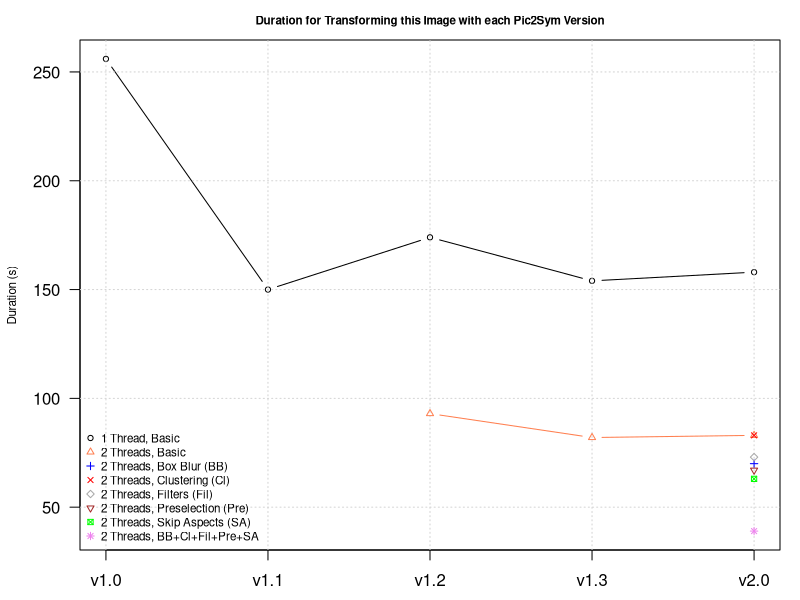
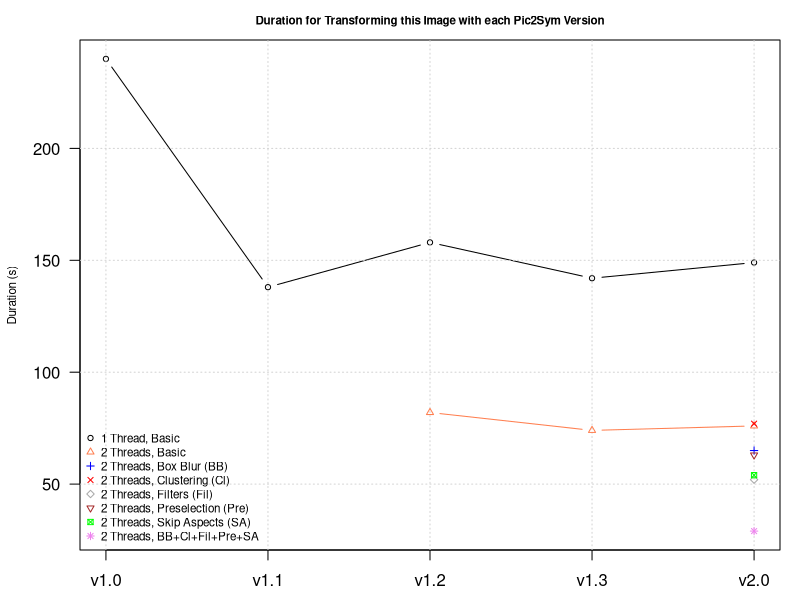
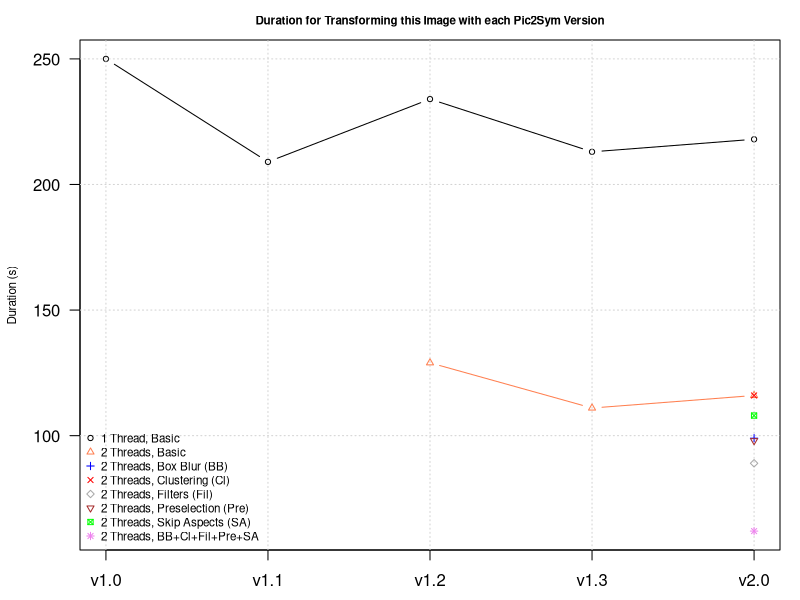
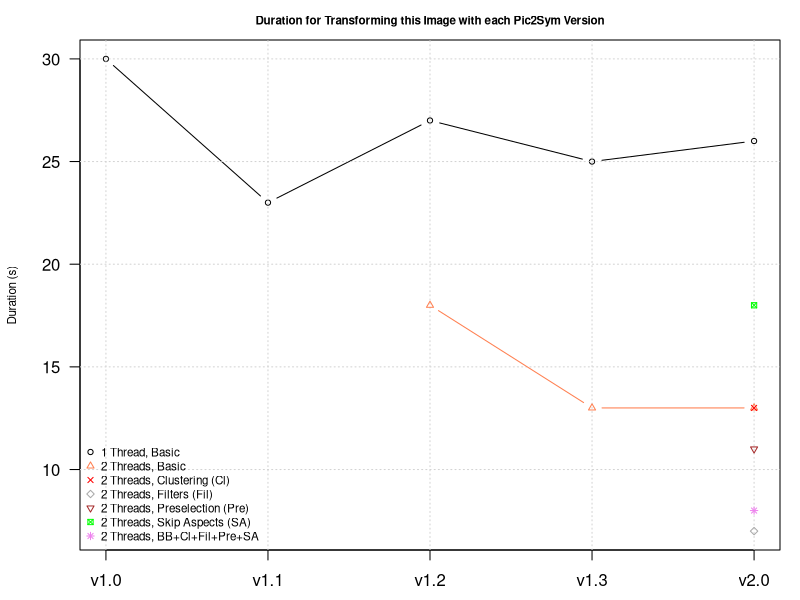
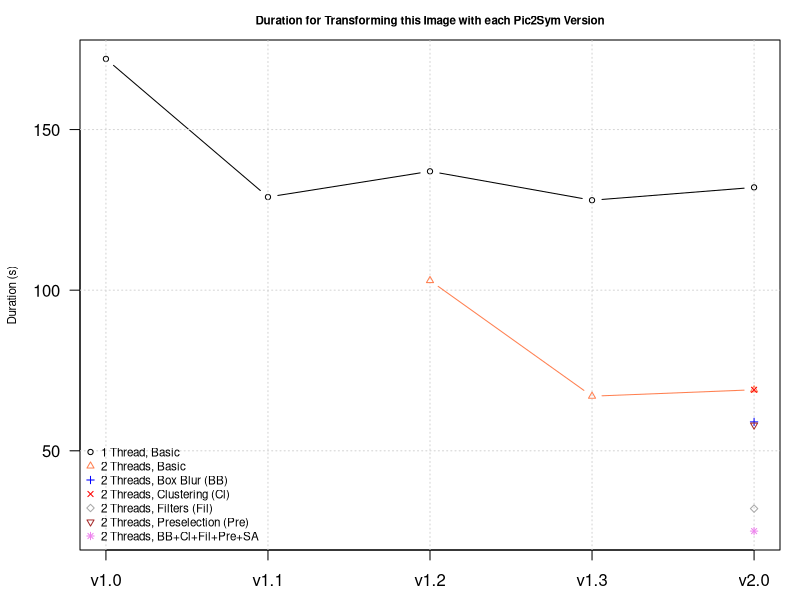
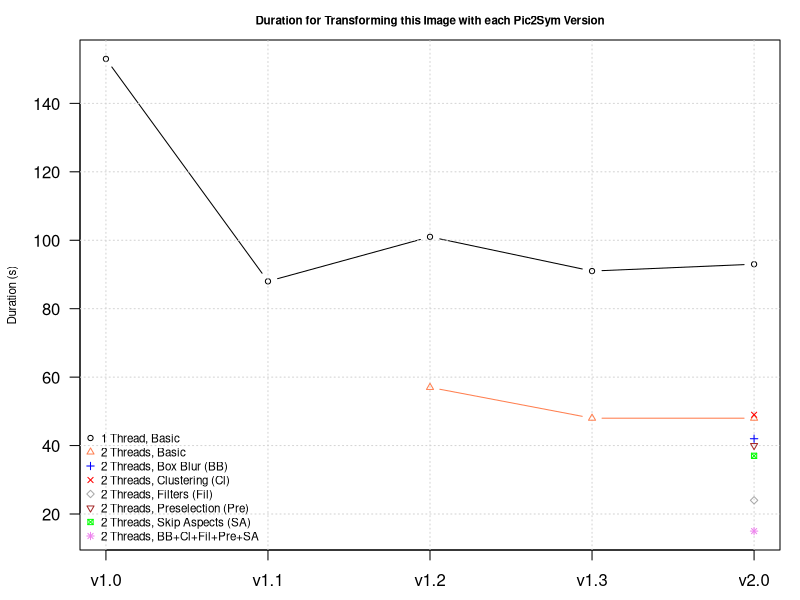
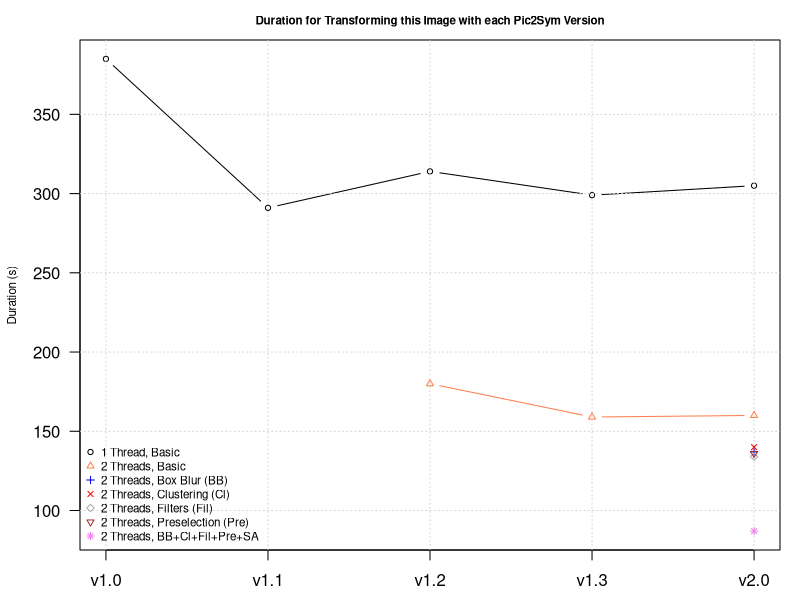
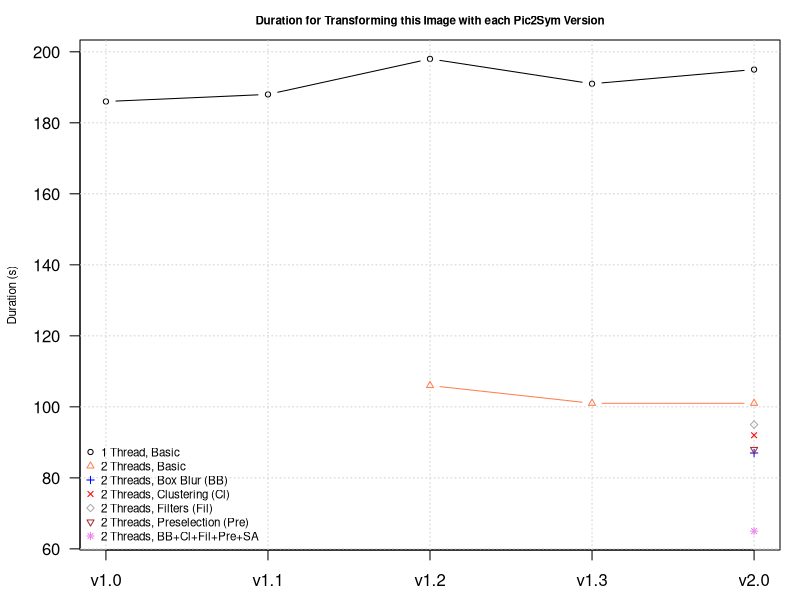

These figures' R source, in order:
## ---- chunk 1
knitr::opts_chunk$set(
    echo=T,
    fig.path='./',       # Save figures to current dir
    fig.keep='last',     # Keep last generated figure built within a chunk
    fig.align='center',  # Center horizontally the figures
    fig.asp=0.5)         # Make figures half-width tall
## ---- chunk 2
versions <- c("v1.0", "v1.1", "v1.2", "v1.3", "v2.0")  # x axis

# Monitored evolution criteria from version to version
criteria <- c("1 Thread, Basic", 
              "2 Threads, Basic",
              "2 Threads, Box Blur (BB)",
              "2 Threads, Clustering (Cl)",
              "2 Threads, Filters (Fil)",
              "2 Threads, Preselection (Pre)",
              "2 Threads, Skip Aspects (SA)",
              "2 Threads, BB+Cl+Fil+Pre+SA")

versionsCount <- length(versions)
criteriaCount <- length(criteria)
xrange <- c(1, versionsCount)

cexVal <- 0.7 # Resize factor for plot title, symbols and legend

#colours <- rainbow(criteriaCount, alpha=0.75)      # Didn't provide colors distinct enough
colours <- c("black", "coral", "blue", "red", "darkgray", "brown", "green", "violet", "pink") # Added a few more

# Initializes the values (NA) from the series of times (versionsCount rows by criteriaCount columns)
initValues <- function() {
    return(matrix(NA, versionsCount, criteriaCount,
                  dimnames = list(versions, criteria)))
}

# Displays the series of times (versionsCount rows by criteriaCount columns) by version
renderValues <- function(times, legendPos = "topright") {
    yrange <- range(times, na.rm=T) # Ensure all times fit in the displayed y range of the y axis
    
    # Trimming from the white margins of the figure
    par(mai = c(.5, .8, .4, .2)) # Bottom, left, top and right margins expressed in inches
    
    # First plotted criterion displays the title and the times from the y axis
    plot(times[, "1 Thread, Basic"], xlim=xrange, ylim=yrange, cex=cexVal,
         type="b", pch=1, # using a symbol for the plotted points
         col=colours[1],  # using a certain color for the plotted points & lines
         xlab='', ylab="Duration (s)", cex.lab=cexVal,
         main="Duration for Transforming this Image with each Pic2Sym Version", cex.main=cexVal,
         las=1, # tick values on vertical axis are displayed horizontally
         xaxt="n") #inhibits showing x axis values
    axis(1, at=seq_len(versionsCount), labels=versions) # placing the Pic2Sym versions instead of the x axis values
    grid()

    # Plotting the rest of the criteria
    for(i in 2 : criteriaCount) {
        par(new=TRUE) # Use same plot
        plot(times[, criteria[i]], xlim=xrange, ylim=yrange, cex=cexVal,
             type="b", pch=i, # Each criterion uses a different symbol for its plotted points
             col=colours[i],  # Each criterion uses a different color for its plotted points & lines
             xlab='', ylab='', axes=F, xaxt="n", yaxt="n") # inhibit any axis information
    }
    
    criteriaIndices <- seq_len(criteriaCount)
    validCriteriaIndices <- criteriaIndices[sapply(criteriaIndices, function(idx) F%in%is.na(times[,idx]))]
    
    legend(legendPos, legend=criteria[validCriteriaIndices],
           cex=cexVal,
           pch=validCriteriaIndices,
           col=colours[validCriteriaIndices],
           bty="n") # Show no rectangle around the legend
}
## ---- chunk 3
# Section to be placed after first document item ('Results generated ...' from above)
 
#cat("[//]: # Only the Rmd file needs to be edited. Do not change the corresponding md file!")   # This gets generated, but is removed from md file
cat("<a title = 'Only the Rmd file needs to be edited. Do not change the corresponding md file!'>")   # This reaches the md file

## ---- chunk 4
times <- initValues()

times[c("v1.0", "v1.1", "v1.2", "v1.3", "v2.0"), "1 Thread, Basic"] <-
    c(256, 150, 174, 154, 158)

times[c("v1.2", "v1.3", "v2.0"), "2 Threads, Basic"] <-
    c(93, 82, 83)

times["v2.0", c("2 Threads, Box Blur (BB)",
                "2 Threads, Clustering (Cl)",
                "2 Threads, Filters (Fil)",
                "2 Threads, Preselection (Pre)",
                "2 Threads, Skip Aspects (SA)",
                "2 Threads, BB+Cl+Fil+Pre+SA")] <-
    c(70, 83, 73, 67, 63, 39)

renderValues(times, "bottomleft")
## ---- chunk 5
times <- initValues()

times[c("v1.0", "v1.1", "v1.2", "v1.3", "v2.0"), "1 Thread, Basic"] <-
    c(240, 138, 158, 142, 149)

times[c("v1.2", "v1.3", "v2.0"), "2 Threads, Basic"] <-
    c(82, 74, 76)

times["v2.0", c("2 Threads, Box Blur (BB)",
                "2 Threads, Clustering (Cl)",
                "2 Threads, Filters (Fil)",
                "2 Threads, Preselection (Pre)",
                "2 Threads, Skip Aspects (SA)",
                "2 Threads, BB+Cl+Fil+Pre+SA")] <-
    c(65, 77, 52, 63, 54, 29)

renderValues(times, "bottomleft")
## ---- chunk 6
times <- initValues()

times[c("v1.0", "v1.1", "v1.2", "v1.3", "v2.0"), "1 Thread, Basic"] <-
    c(250, 209, 234, 213, 218)

times[c("v1.2", "v1.3", "v2.0"), "2 Threads, Basic"] <-
    c(129, 111, 116)

times["v2.0", c("2 Threads, Box Blur (BB)",
                "2 Threads, Clustering (Cl)",
                "2 Threads, Filters (Fil)",
                "2 Threads, Preselection (Pre)",
                "2 Threads, Skip Aspects (SA)",
                "2 Threads, BB+Cl+Fil+Pre+SA")] <-
    c(99, 116, 89, 98, 108, 62)

renderValues(times, "bottomleft")
## ---- chunk 7
times <- initValues()

times[c("v1.0", "v1.1", "v1.2", "v1.3", "v2.0"), "1 Thread, Basic"] <-
    c(30, 23, 27, 25, 26)

times[c("v1.2", "v1.3", "v2.0"), "2 Threads, Basic"] <-
    c(18, 13, 13)

times["v2.0", c("2 Threads, Clustering (Cl)",
                "2 Threads, Filters (Fil)",
                "2 Threads, Preselection (Pre)",
                "2 Threads, Skip Aspects (SA)",
                "2 Threads, BB+Cl+Fil+Pre+SA")] <-
    c(13, 7, 11, 18, 8)

renderValues(times, "bottomleft")
## ---- chunk 8
times <- initValues()

times[c("v1.0", "v1.1", "v1.2", "v1.3", "v2.0"), "1 Thread, Basic"] <-
    c(172, 129, 137, 128, 132)

times[c("v1.2", "v1.3", "v2.0"), "2 Threads, Basic"] <-
    c(103, 67, 69)

times["v2.0", c("2 Threads, Box Blur (BB)",
                "2 Threads, Clustering (Cl)",
                "2 Threads, Filters (Fil)",
                "2 Threads, Preselection (Pre)",
                "2 Threads, BB+Cl+Fil+Pre+SA")] <-
    c(59, 69, 32, 58, 25)

renderValues(times, "bottomleft")
## ---- chunk 9
times <- initValues()

times[c("v1.0", "v1.1", "v1.2", "v1.3", "v2.0"), "1 Thread, Basic"] <-
    c(153, 88, 101, 91, 93)

times[c("v1.2", "v1.3", "v2.0"), "2 Threads, Basic"] <-
    c(57, 48, 48)

times["v2.0", c("2 Threads, Box Blur (BB)",
                "2 Threads, Clustering (Cl)",
                "2 Threads, Filters (Fil)",
                "2 Threads, Preselection (Pre)",
                "2 Threads, Skip Aspects (SA)",
                "2 Threads, BB+Cl+Fil+Pre+SA")] <-
    c(42, 49, 24, 40, 37, 15)

renderValues(times, "bottomleft")
## ---- chunk 10
times <- initValues()

times[c("v1.0", "v1.1", "v1.2", "v1.3", "v2.0"), "1 Thread, Basic"] <-
    c(385, 291, 314, 299, 305)

times[c("v1.2", "v1.3", "v2.0"), "2 Threads, Basic"] <-
    c(180, 159, 160)

times["v2.0", c("2 Threads, Box Blur (BB)",
                "2 Threads, Clustering (Cl)",
                "2 Threads, Filters (Fil)",
                "2 Threads, Preselection (Pre)",
                "2 Threads, BB+Cl+Fil+Pre+SA")] <-
    c(137, 140, 134, 136, 87)

renderValues(times, "bottomleft")
## ---- chunk 11
times <- initValues()

times[c("v1.0", "v1.1", "v1.2", "v1.3", "v2.0"), "1 Thread, Basic"] <-
    c(186, 188, 198, 191, 195)

times[c("v1.2", "v1.3", "v2.0"), "2 Threads, Basic"] <-
    c(106, 101, 101)

times["v2.0", c("2 Threads, Box Blur (BB)",
                "2 Threads, Clustering (Cl)",
                "2 Threads, Filters (Fil)",
                "2 Threads, Preselection (Pre)",
                "2 Threads, BB+Cl+Fil+Pre+SA")] <-
    c(87, 92, 95, 88, 65)

renderValues(times, "bottomleft")
